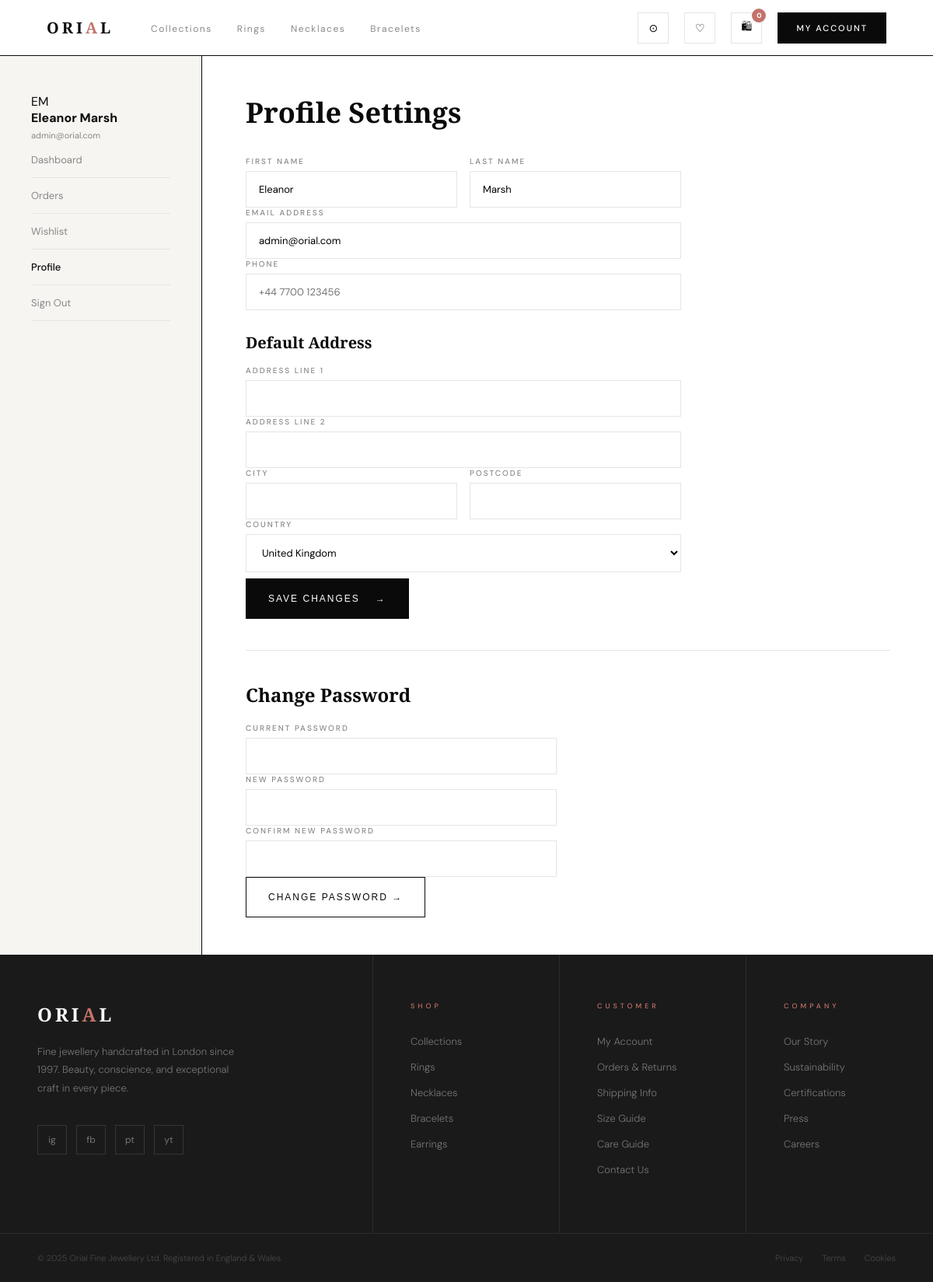
/account/profile (signed in), run on the app's committed database.
### app/models.py (models this page shows, shortened)
class NavigationItem(db.Model):
    __tablename__ = 'navigation_items'
    id = db.Column(db.Integer, primary_key=True)
    label = db.Column(db.String(100), nullable=False)
    url = db.Column(db.String(2048), nullable=False)  # Can be url_for name or external
    display_order = db.Column(db.Integer, default=0)
    is_external = db.Column(db.Boolean, default=False)
    is_active = db.Column(db.Boolean, default=True)
    created_at = db.Column(db.DateTime, default=datetime.utcnow)

class User(db.Model, UserMixin):
    __tablename__ = 'users'
    id = db.Column(db.Integer, primary_key=True)
    first_name = db.Column(db.String(80), nullable=False)
    last_name = db.Column(db.String(80), nullable=True)
    email = db.Column(db.String(120), unique=True, nullable=False)
    password_hash = db.Column(db.String(200), nullable=False)
    is_admin = db.Column(db.Boolean, default=False)
    phone = db.Column(db.String(30))
    address_line1 = db.Column(db.String(200))
    address_line2 = db.Column(db.String(200))
    city = db.Column(db.String(100))
    postcode = db.Column(db.String(20))
    country = db.Column(db.String(100), default='United Kingdom')
    created_at = db.Column(db.DateTime, default=datetime.utcnow)
    is_active = db.Column(db.Boolean, default=True)
    orders = db.relationship('Order', backref='customer', lazy=True)
    reviews = db.relationship('Review', backref='author', lazy=True)
    wishlist_items = db.relationship('Wishlist', backref='user', lazy=True)
    cart_items = db.relationship('CartItem', backref='user', lazy=True)
    @property
    def full_name(self):
        return f'{self.first_name} {self.last_name or ""}'.strip()

### app/blueprints/account.py (the view, shortened to what this page needs)
@account_bp.route('/profile', methods=['GET', 'POST'])
@login_required
def profile():
    return render_template('account/profile.html')

### app/models.py (called while the page is built)
@login_manager.user_loader
def load_user(user_id):
    return User.query.get(int(user_id))

### app/templates/account/profile.html (shortened to what this page needs)
{% extends 'base.html' %}
{% block content %}
<div class="account-layout">
    <aside class="account-sidebar">
        <div class="account-user-info">
            <div class="account-avatar">{{ current_user.first_name[0] }}{{ current_user.last_name[0] if
                current_user.last_name else '' }}</div>
            <div><strong>{{ current_user.full_name }}</strong><br><span style="font-size:11px;color:var(--gray);">{{
                    current_user.email }}</span></div>
        </div>
        <nav class="account-nav">
            <a href="{{ url_for('account.dashboard') }}">Dashboard</a>
            <a href="{{ url_for('account.orders') }}">Orders</a>
            <a href="{{ url_for('account.wishlist') }}">Wishlist</a>
            <a href="{{ url_for('account.profile') }}" class="active">Profile</a>
            <a href="{{ url_for('auth.logout') }}">Sign Out</a>
        </nav>
    </aside>
    <div class="account-main">
        <h1 style="font-family:'Playfair Display',serif;font-size:36px;font-weight:700;margin-bottom:32px;">Profile
            Settings</h1>
        <form method="post" action="{{ url_for('account.profile') }}" style="max-width:560px;">
            <div style="display:grid;grid-template-columns:1fr 1fr;gap:16px;">
                <div class="form-group">
                    <label>First Name</label>
                    <input type="text" name="first_name" value="{{ current_user.first_name }}" required>
                </div>
                <div class="form-group">
                    <label>Last Name</label>
                    <input type="text" name="last_name" value="{{ current_user.last_name or '' }}">
                </div>
            </div>
            <div class="form-group">
                <label>Email Address</label>
                <input type="email" name="email" value="{{ current_user.email }}" required>
            </div>
            <div class="form-group">
                <label>Phone</label>
                <input type="tel" name="phone" value="{{ current_user.phone or '' }}" placeholder="+44 7700 123456">
            </div>
            <h3 style="font-family:'Playfair Display',serif;font-size:20px;margin:28px 0 16px;">Default Address</h3>
            <div class="form-group">
                <label>Address Line 1</label>
                <input type="text" name="address_line1" value="{{ current_user.address_line1 or '' }}">
            </div>
            <div class="form-group">
                <label>Address Line 2</label>
                <input type="text" name="address_line2" value="{{ current_user.address_line2 or '' }}">
            </div>
            <div style="display:grid;grid-template-columns:1fr 1fr;gap:16px;">
                <div class="form-group">
                    <label>City</label>
                    <input type="text" name="city" value="{{ current_user.city or '' }}">
                </div>
                <div class="form-group">
                    <label>Postcode</label>
                    <input type="text" name="postcode" value="{{ current_user.postcode or '' }}">
                </div>
            </div>
            <div class="form-group">
                <label>Country</label>
                <select name="country">
                    {% for c in ['United Kingdom','United
                    States','Canada','Australia','Germany','France','Other','Pakistan'] %}
                    <option value="{{ c }}" {{ 'selected' if current_user.country==c }}>{{ c }}</option>
                    {% endfor %}
                </select>
            </div>
            <button type="submit" class="btn-black" style="gap:20px;margin-top:8px;"><span>Save
                    Changes</span><span>→</span></button>
        </form>
        <hr style="border:none;border-top:1px solid var(--light-gray);margin:40px 0;">
        <h2 style="font-family:'Playfair Display',serif;font-size:24px;font-weight:700;margin-bottom:20px;">Change
            Password</h2>
        <form method="post" action="{{ url_for('account.change_password') }}" style="max-width:400px;">
            <div class="form-group"><label>Current Password</label><input type="password" name="current_password"
                    required></div>
            <div class="form-group"><label>New Password</label><input type="password" name="new_password" required>
            </div>
            <div class="form-group"><label>Confirm New Password</label><input type="password" name="confirm_password"
                    required></div>
            <button type="submit" class="btn-outline" style="gap:20px;">Change Password →</button>
        </form>
    </div>
</div>
{% endblock %}

### app/templates/base.html (shortened to what this page needs)
<!DOCTYPE html>
<html lang="en">
<head>
  <link rel="stylesheet" href="{{ url_for('static', filename='css/style.css') }}">
</head>
<body>
  <nav class="global-nav">
    <div class="nav-left">
      <a href="{{ url_for('main.index') }}" class="nav-logo">ORI<span>A</span>L</a>
      <ul class="nav-links">
        {% for item in nav_items %}
        <li><a href="{{ resolve_url(item.url) }}">{{ item.label }}</a></li>
        {% endfor %}
      </ul>
    </div>
    <div class="nav-right">
      {% if current_user.is_authenticated %}
      <a href="{{ url_for('shop.products') }}" class="nav-icon" title="Search">⊙</a>
      <a href="{{ url_for('account.wishlist') }}" class="nav-icon" title="Wishlist">♡</a>
      <a href="{{ url_for('cart.view_cart') }}" class="nav-icon" title="Cart">
        🛍
        <span class="cart-badge" id="cartBadge">0</span>
      </a>
      <a href="{{ url_for('account.dashboard') }}" class="nav-shop">My Account</a>
      {% else %}
      <a href="{{ url_for('auth.login') }}" class="nav-icon">♡</a>
      <a href="{{ url_for('cart.view_cart') }}" class="nav-icon">🛍</a>
      <a href="{{ url_for('auth.login') }}" class="nav-shop">Sign In →</a>
      {% endif %}
    </div>
  </nav>
  {% block content %}{% endblock %}
  <footer>
    <div class="footer-top">
      <div class="footer-col">
        <a href="{{ url_for('main.index') }}" class="footer-logo">ORI<span>A</span>L</a>
        <p class="footer-about">Fine jewellery handcrafted in London since 1997. Beauty, conscience, and exceptional
          craft in every piece.</p>
        <div class="footer-socials">
          <a href="#" class="fsoc">ig</a>
          <a href="#" class="fsoc">fb</a>
          <a href="#" class="fsoc">pt</a>
          <a href="#" class="fsoc">yt</a>
        </div>
      </div>
      <div class="footer-col">
        <div class="footer-col-title">Shop</div>
        <ul class="footer-links">
          {% for item in nav_items %}
          <li><a href="{{ resolve_url(item.url) }}">{{ item.label }}</a></li>
          {% endfor %}
          <li><a href="{{ url_for('shop.products', category='earrings') }}">Earrings</a></li>
        </ul>
      </div>
      <div class="footer-col">
        <div class="footer-col-title">Customer</div>
        <ul class="footer-links">
          <li><a href="{{ url_for('account.dashboard') }}">My Account</a></li>
          <li><a href="{{ url_for('account.orders') }}">Orders & Returns</a></li>
          <li><a href="#">Shipping Info</a></li>
          <li><a href="#">Size Guide</a></li>
          <li><a href="#">Care Guide</a></li>
          <li><a href="#">Contact Us</a></li>
        </ul>
      </div>
      <div class="footer-col">
        <div class="footer-col-title">Company</div>
        <ul class="footer-links">
          <li><a href="{{ url_for('main.our_story') }}">Our Story</a></li>
          <li><a href="#">Sustainability</a></li>
          <li><a href="#">Certifications</a></li>
          <li><a href="#">Press</a></li>
          <li><a href="#">Careers</a></li>
        </ul>
      </div>
    </div>
    <div class="footer-bottom">
      <div class="footer-copy">© 2025 Orial Fine Jewellery Ltd. Registered in England & Wales.</div>
      <div class="footer-legal">
        <a href="#">Privacy</a>
        <a href="#">Terms</a>
        <a href="#">Cookies</a>
      </div>
    </div>
  </footer>
</body>
</html>

### data on the page
NavigationItem: label "Collections"
NavigationItem: label "Rings"
NavigationItem: label "Necklaces"
NavigationItem: label "Bracelets"
User: first_name "E", last_name "M", full_name "Eleanor Marsh", email "admin@orial.com", first_name "Eleanor", last_name "Marsh"

### other printed values
form field country "United Kingdom"
